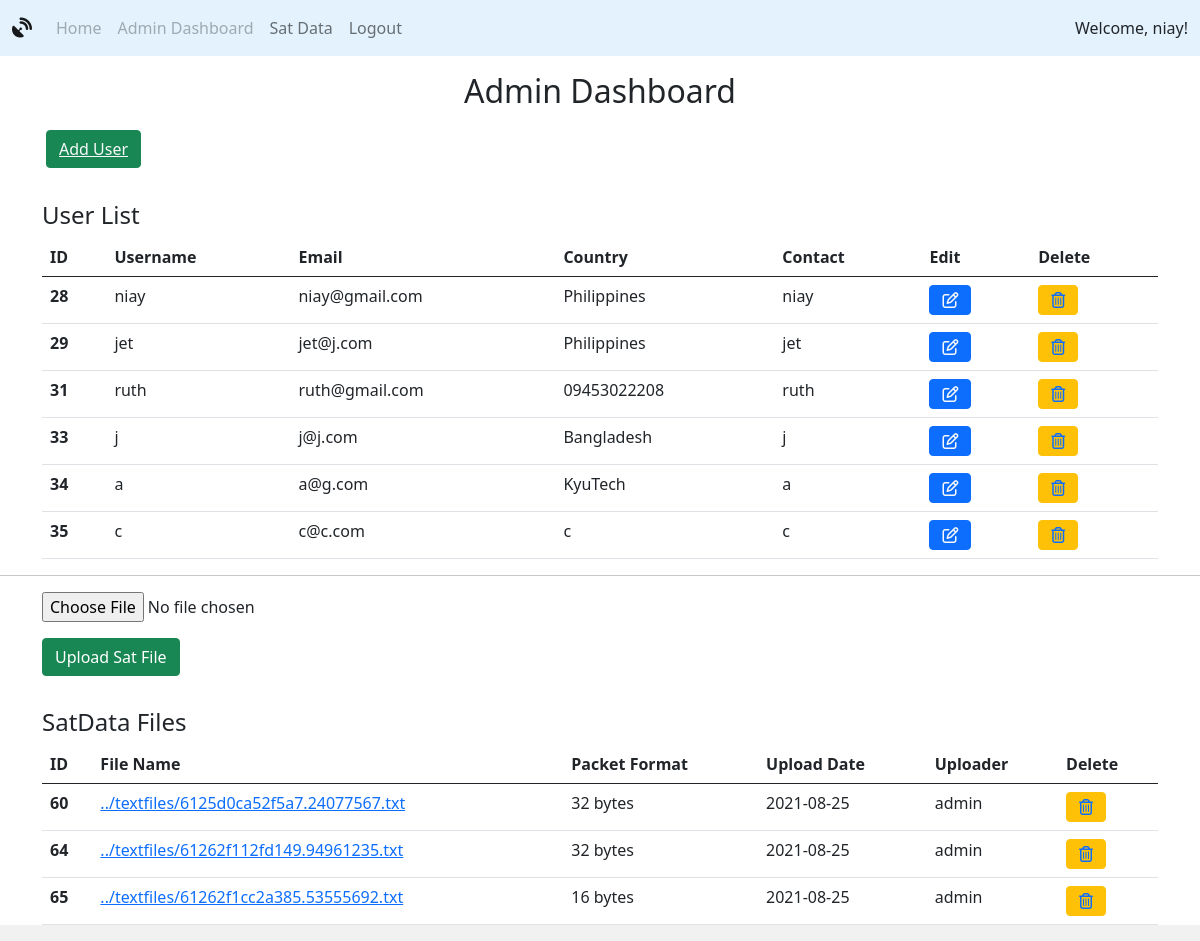
/dashboard.php (signed in), run on the app's committed database.
### tables this page shows
CREATE TABLE `users` (
  `idUsers` int(11) NOT NULL,
  `usernameUsers` tinytext NOT NULL,
  `emailUsers` tinytext NOT NULL,
  `passwordUsers` varchar(255) NOT NULL,
  `countryUsers` tinytext NOT NULL,
  `contactUsers` tinytext NOT NULL
);

CREATE TABLE `satdatameta` (
  `idSatDataMeta` int(11) NOT NULL,
  `fileNameSatDataMeta` varchar(255) NOT NULL,
  `fileSatDataMeta` longblob NOT NULL,
  `formatSatDataMeta` tinytext NOT NULL,
  `dateUploadedSatDataMeta` date NOT NULL,
  `uploaderSatDataMeta` int(11) NOT NULL
);

### includes/classautoloader.inc.php (called while the page is built, shortened)
<?php
function myAutoLoader($className) {
    $url = $_SERVER['HTTP_HOST'].$_SERVER['REQUEST_URI'];
    if (strpos($url,'includes') !== false) {
        $path = '../classes/';
    } else {
        $path = 'classes/';
    }
    $extension = '.class.php';
}

### classes/dbh.class.php (called while the page is built)
<?php
 class Dbh {
     private $host = 'localhost';
     private $user = 'root';
     private $pwd = '';
     private $dbName = 'satdata';
     protected function connect() {
         $dsn = 'mysql:host='. $this->host .';dbname=' . $this->dbName;
         $pdo = new PDO($dsn,$this->user,$this->pwd);
         $pdo->setAttribute(PDO::ATTR_DEFAULT_FETCH_MODE,PDO::FETCH_ASSOC);
         return $pdo;
     }
 }

### classes/users.class.php (called while the page is built, shortened)
<?php
class Users extends Dbh {
    protected function getAllUsers() {
        $sql = "SELECT * FROM users WHERE NOT usernameUsers = 'admin'";
        $stmt = $this->connect()->prepare($sql);
        $stmt->execute();
        $results = $stmt->fetchAll();
        return $results;
    }
    protected function getOneUser($id) {
        $sql = "SELECT * FROM users WHERE idUsers = ?";
        $stmt = $this->connect()->prepare($sql);
        $stmt->execute([$id]);
        $results = $stmt->fetchAll();
        return $results;
    }
}

### classes/usersview.class.php (called while the page is built, shortened)
<?php
class UsersView extends Users {
    public function showAllUsers() {
        $results = $this->getAllUsers();
        return $results;
    }
    public function showOneUser($fileId) {
        $results = $this->getOneUser($fileId);
        return $results;
    }
}

### classes/satdata.class.php (called while the page is built, shortened)
<?php
class SatData extends Dbh {
    protected function getAllFiles() {
        $sql = "SELECT * FROM satdatameta";
        $stmt = $this->connect()->prepare($sql);
        $stmt->execute();
        $results = $stmt->fetchAll();
        return $results;
    }
}

### classes/satdataview.class.php (called while the page is built, shortened)
<?php
class SatDataView extends SatData {
    public function showAllFiles() {
        $results = $this->getAllFiles();
        return $results;
    }
}

### dashboard.php (the view, shortened to what this page needs)
<?php
    include_once "header.php";
?>
  <link href="https://cdn.jsdelivr.net/npm/bootstrap@5.0.2/dist/css/bootstrap.min.css" rel="stylesheet">
  </head>
  <body>
    <div class="container-lg ">
      <h2 class='text-center my-3'>Admin Dashboard</h2>
      <button type="button" class="btn btn-success mx-1 my-1" name="adduser-button"><a class='text-light' href="adduser.php">Add User</a></button>
      <h4></br>User List</h4>
      <table class="table">
        <thead>
          <tr>
            <th scope="col">ID</th>
            <th scope="col">Username</th>
            <th scope="col">Email</th>
            <th scope="col">Country</th>
            <th scope="col">Contact</th>
            <th scope="col">Edit</th>
            <th scope="col">Delete</th>
          </tr>
        </thead>
        <tbody>
          <?php
            $showAllUsersObj = new UsersView();
            $result = $showAllUsersObj -> showAllUsers();
            foreach ($result as $row){
                $id = $row['idUsers'];
                $name = $row['usernameUsers'];
                $email = $row['emailUsers'];
                $country = $row['countryUsers'];
                $mobile = $row['contactUsers'];
                echo '
                <tr>
                  <th scope="row">'.$id.'</th>
                  <td>'.$name.'</td>
                  <td>'.$email.'</td>
                  <td>'.$country.'</td>
                  <td>'.$mobile.'</td>
                  <td>
                    <button class ="btn btn-primary" name="edit-btn">
                      <a class="text-light" href="edituser.php?updatebutton='.$id.'"><i class="far fa-edit"></i></a>
                    </button>
                  </td>
                  <td>
                    <button class = "btn btn-warning" name="delete-btn">
                      <a href="includes/deleteuser.inc.php?deletebutton='.$id.'"><i class="far fa-trash-alt"></i></a>
                    </button>
                  </td>
                </tr>
                ';
            }
           ?>
        </tbody>
      </table>
    </div>
    <hr>
    <div class="container-lg ">
      <form class="form-horizontal" action="includes/uploadfile.inc.php" method="POST" enctype="multipart/form-data">
        <input type="file" name="satfile">
        <br>
        <button type="submit" class="btn btn-success my-3" name="upload-button">Upload Sat File</button>
      </form>
      <h4>SatData Files</h4>
      <table class="table">
        <thead>
          <tr>
            <th scope="col">ID</th>
            <th scope="col">File Name</th>
            <th scope="col">Packet Format</th>
            <th scope="col">Upload Date</th>
            <th scope="col">Uploader</th>
            <th scope="col">Delete</th>
          </tr>
        </thead>
        <tbody>
          <?php
            $showAllFilesObj = new SatDataView();
            $resultFile = $showAllFilesObj -> showAllFiles();
            foreach ($resultFile as $rowFile){
                $idFile = $rowFile['idSatDataMeta'];
                $nameFile = $rowFile['fileNameSatDataMeta'];
                $dateFile = $rowFile['dateUploadedSatDataMeta'];
                $uploaderFile = $rowFile['uploaderSatDataMeta'];
                $formatFile = $rowFile ['formatSatDataMeta'];
                $showUploaderObj = new UsersView();
                $resultUploader = $showUploaderObj -> showOneUser($uploaderFile);
                $uploader = $resultUploader[0]['usernameUsers'];
                echo '
                <tr>
                  <th scope="row">'.$idFile.'</th>
                  <td><a target="_blank" href=includes/viewfile.inc.php?fileid='.$idFile.'>'.$nameFile.'</a></td>
                  <td>'.$formatFile .' bytes</td>
                  <td>'.$dateFile.'</td>
                  <td>'.$uploader.'</td>
                  <td>
                    <button class = "btn btn-warning" name="delete-btn">
                      <a href="includes/deletefile.inc.php?deletefile='.$idFile.'&filelocation='.$nameFile.'"><i class="far fa-trash-alt"></i></a>
                    </button>
                  </td>
                </tr>
                '
                ;
            }
           ?>
        </tbody>
      </table>
    </div>
  </body>
</html>

### resources/stylesheet.css (style rules this page uses)
html { background-color: #f1f1f1; font-family: "Roboto"; }
body { margin: 0; padding: 0; }

### data on the page
users: idUsers "28", usernameUsers "niay", emailUsers "niay@gmail.com", countryUsers "Philippines", contactUsers "niay"
users: idUsers "29", usernameUsers "jet", emailUsers "jet@j.com", countryUsers "Philippines", contactUsers "jet"
users: idUsers "31", usernameUsers "ruth", emailUsers "ruth@gmail.com", countryUsers "09453022208", contactUsers "ruth"
users: idUsers "33", usernameUsers "j", emailUsers "j@j.com", countryUsers "Bangladesh", contactUsers "j"
users: idUsers "34", usernameUsers "a", emailUsers "a@g.com", countryUsers "KyuTech", contactUsers "a"
users: idUsers "35", usernameUsers "c", emailUsers "c@c.com", countryUsers "c", contactUsers "c"
satdatameta: idSatDataMeta "60", fileNameSatDataMeta "../textfiles/6125d0ca52f5a7.24077567.txt", formatSatDataMeta "32", dateUploadedSatDataMeta "2021-08-25", users.usernameUsers "admin"
satdatameta: idSatDataMeta "64", fileNameSatDataMeta "../textfiles/61262f112fd149.94961235.txt", formatSatDataMeta "32", dateUploadedSatDataMeta "2021-08-25", users.usernameUsers "admin"
satdatameta: idSatDataMeta "65", fileNameSatDataMeta "../textfiles/61262f1cc2a385.53555692.txt", formatSatDataMeta "16", dateUploadedSatDataMeta "2021-08-25", users.usernameUsers "admin"

### other printed values
$_SESSION['userUsername'] "niay"
